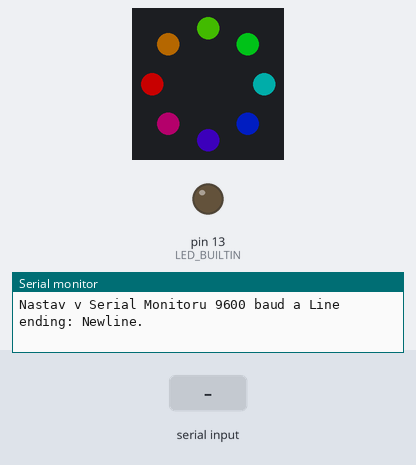
A sketch run on a simulated Arduino Leonardo, built with avr-gcc and run on an emulated ATmega32U4. Parts: 8 RGB LEDs in a ring, first at the top, clockwise, output pins drawn as LEDs (lit = HIGH), the last lines printed to the serial monitor. Inputs (shaded band) come from the test bench. Dim RGB values are drawn brighter than linear.

Above: at 1.29 s.
1.3 s: "speed 90\n" received over Serial
At 1.99 s:
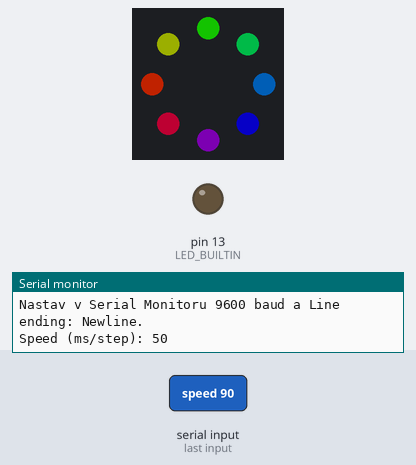
At 2.74 s:
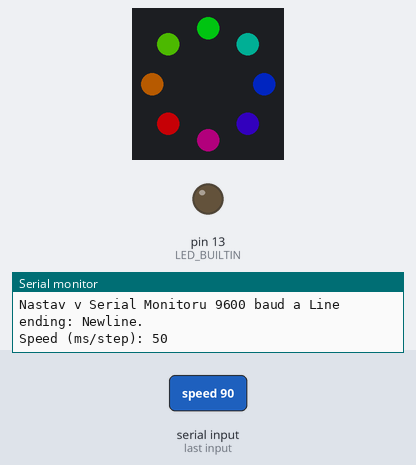
3.1 s: "b 0..255\n" received over Serial
At 4.1 s:
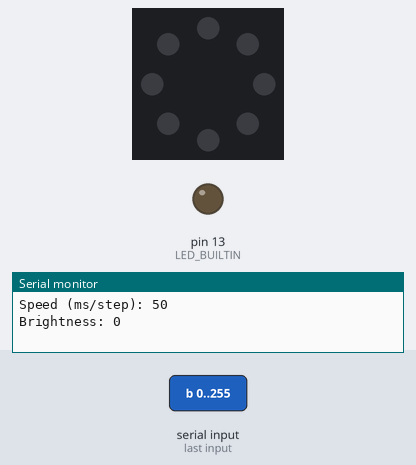
Timing chart, 0 to 6.1 s (numbered marks = the images above; inputs shaded):
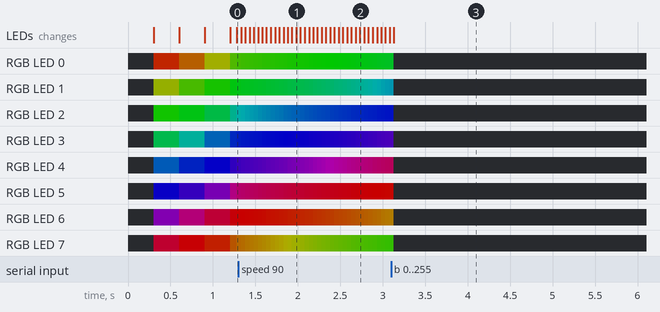

The sketch:

ArduinoTestingNeopixelAndRGBSensor.ino
```cpp
/*
🔌 Zapojení (česky, pro děti):
- NeoPixel kruh 8 LED (WS2812 / NeoPixel Ring 8):
  DIN → pin 6 na Arduinu
  VCC → 5V
  GND → GND
- Všechna GND propojit (Arduino ↔ LED kruh).
- V Serial Monitoru nastav: Rychlost 9600 a Line ending: Newline.

💡 Tipy:
- Pokud máš Arduino Leonardo, po nahrání vyber správný Port (může se změnit).
- Pokud by data zlobila, dej mezi pin 6 a DIN rezistor ~330 Ω a velký kondenzátor 1000 µF mezi 5V a GND u LED.

🕹 Ovládání přes Serial Monitor:
- "on"  → zapne světelnou show
- "off" → vypne kroužek (zhasne)
- "b 0..255" → nastaví jas (např. "b 120")
- "speed 5..50" → rychlost animace v ms (menší = rychlejší)

📘 Úkoly, pro pochopení kódu:
1) Jaké nastavení musí mít Serial Monitor, aby příkazy fungovaly?
2) Kde v kódu se rozhoduje, jak rychle běží duha?
3) Jak změním jas kroužku?
4) Co udělám, aby místo duhy svítila pořád jen modře?
5) Proč je výhodné mít animaci „neblokující“ (bez velkých delay)?
*/

#include <Adafruit_NeoPixel.h>

#define PIXEL_PIN    6
#define NUMPIXELS    8
#define SERIAL_BAUD  9600

Adafruit_NeoPixel pixels(NUMPIXELS, PIXEL_PIN, NEO_GRB + NEO_KHZ800);

bool ringOn = true;
uint8_t brightness = 100;      // 0–255
uint8_t j = 0;                 // fázový posun duhy
unsigned long lastStep = 0;
unsigned long stepInterval = 20; // ms; "speed X" příkazem změníš rychlost

void setup() {
  pinMode(LED_BUILTIN, OUTPUT);
  digitalWrite(LED_BUILTIN, LOW);

  Serial.begin(SERIAL_BAUD);
  // U Leonarda počkáme max 3 s na otevření Serial Monitoru (nezamrzne to):
  unsigned long t0 = millis();
  while (!Serial && (millis() - t0 < 3000)) { ; }

  pixels.begin();
  pixels.setBrightness(brightness);
  pixels.clear();
  pixels.show();

  Serial.println(F("NeoPixel 8 ready. Příkazy: on, off, b <0-255>, speed <5-50>"));
  Serial.println(F("Nastav v Serial Monitoru 9600 baud a Line ending: Newline."));
}

void loop() {
  // Animace bez blokování – krok každých stepInterval ms
  if (ringOn && millis() - lastStep >= stepInterval) {
    lastStep = millis();
    rainbowStep();
  }

  // Příjem a zpracování příkazů
  if (Serial.available()) {
    String cmd = Serial.readStringUntil('\n');
    cmd.trim();

    if (cmd.equalsIgnoreCase("on")) {
      ringOn = true;
      Serial.println(F("LED ring: ON"));
    }
    else if (cmd.equalsIgnoreCase("off")) {
      ringOn = false;
      pixels.clear();
      pixels.show();
      Serial.println(F("LED ring: OFF"));
    }
    else if (cmd.startsWith("b ")) {       // jas
      int val = cmd.substring(2).toInt();
      val = constrain(val, 0, 255);
      brightness = (uint8_t)val;
      pixels.setBrightness(brightness);
      if (!ringOn) { pixels.show(); }      // aby se jas projevil i když je off (zůstane tma)
      Serial.print(F("Brightness: ")); Serial.println(brightness);
    }
    else if (cmd.startsWith("speed ")) {   // rychlost animace
      int ms = cmd.substring(6).toInt();
      ms = constrain(ms, 5, 50);
      stepInterval = (unsigned long)ms;
      Serial.print(F("Speed (ms/step): ")); Serial.println(stepInterval);
    }
    else {
      Serial.println(F("Neznamy prikaz. Pouzij: on, off, b <0-255>, speed <5-50>"));
    }
  }
}

// Jeden krok duhové animace (neblokující)
void rainbowStep() {
  for (uint16_t i = 0; i < pixels.numPixels(); i++) {
    pixels.setPixelColor(i, Wheel( (i * 256 / pixels.numPixels() + j) & 255 ));
  }
  pixels.show();
  j = (j + 1) & 0xFF;
}

// Převod čísla 0..255 na barvu (duhové kolečko)
uint32_t Wheel(byte p) {
  p = 255 - p;
  if (p < 85) {
    return pixels.Color(255 - p * 3, 0, p * 3);
  } else if (p < 170) {
    p -= 85;
    return pixels.Color(0, p * 3, 255 - p * 3);
  } else {
    p -= 170;
    return pixels.Color(p * 3, 255 - p * 3, 0);
  }
}
```

Measured:
- after the input at 1.3 s, the LEDs: first change at once (image 1 shows a later state)
- after the input at 3.1 s, the LEDs: change at once (image 3)
